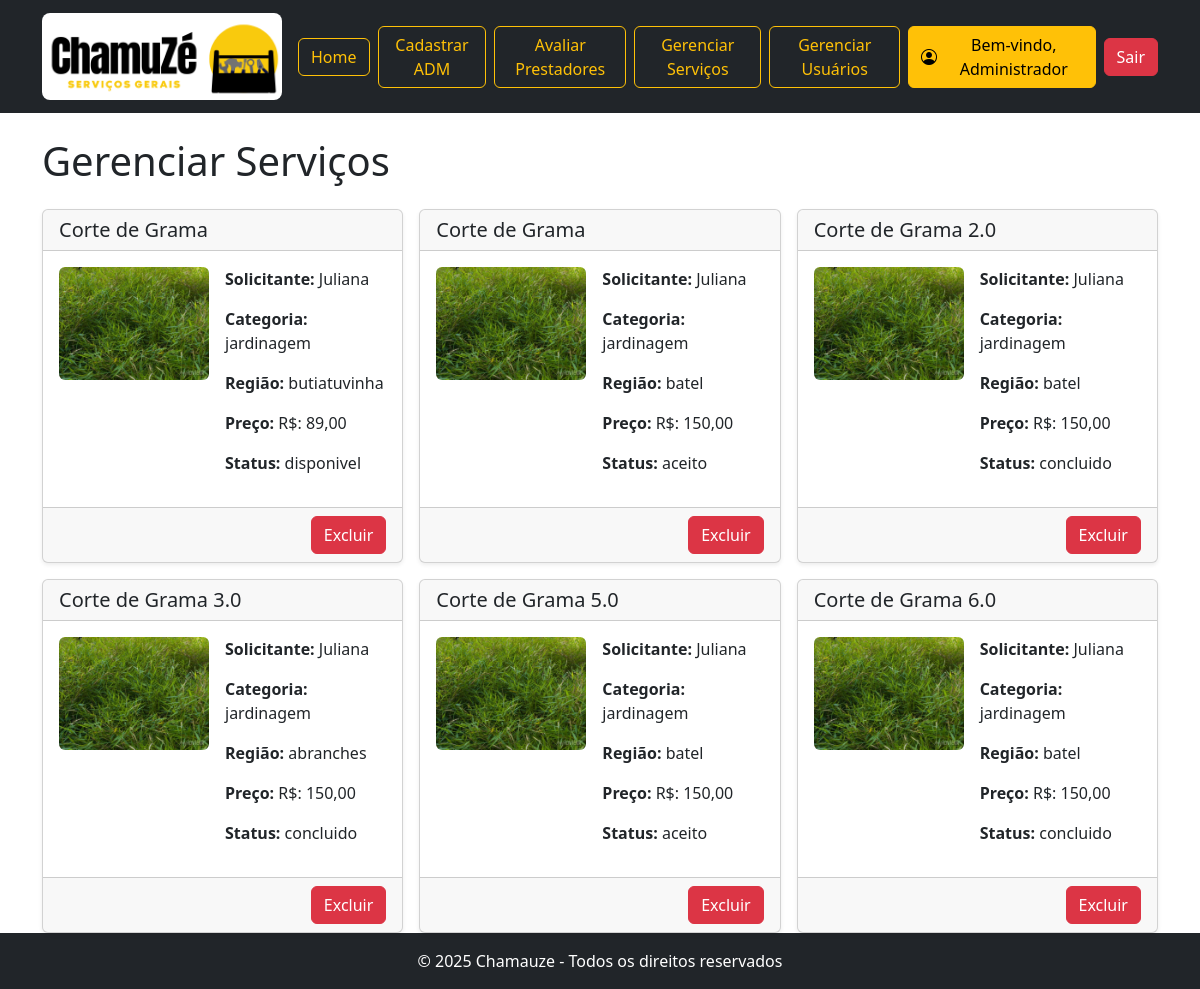
The app's page /administrador/gerenciarServicos.php (signed in) with its own data.
### tables this page shows
CREATE TABLE `servico` (
  `id_servico` int(11) NOT NULL AUTO_INCREMENT,
  `descricao` text NOT NULL,
  `titulo` varchar(255) NOT NULL,
  `img_servico` varchar(255) NOT NULL,
  `categoria` varchar(255) NOT NULL,
  `status_servico` enum('disponivel','aceito','concluido') DEFAULT 'disponivel',
  `local_servico` varchar(100) NOT NULL,
  `preco` decimal(10,2) NOT NULL,
  `id_solicitante` int(11) DEFAULT NULL,
  `id_prestador` int(11) DEFAULT NULL,
  PRIMARY KEY (`id_servico`),
  KEY `id_solicitante` (`id_solicitante`),
  KEY `id_prestador` (`id_prestador`),
  CONSTRAINT `servico_ibfk_1` FOREIGN KEY (`id_solicitante`) REFERENCES `solicitante` (`id_solicitante`),
  CONSTRAINT `servico_ibfk_2` FOREIGN KEY (`id_prestador`) REFERENCES `prestador` (`id_prestador`) ON DELETE CASCADE
);

CREATE TABLE `usuario` (
  `id_usuario` int(11) NOT NULL AUTO_INCREMENT,
  `nome` varchar(100) NOT NULL,
  `sobrenome` varchar(150) NOT NULL,
  `email` varchar(150) NOT NULL,
  `senha` varchar(255) NOT NULL,
  `cpf` varchar(11) NOT NULL,
  `telefone` varchar(30) NOT NULL,
  `nacionalidade` varchar(50) NOT NULL,
  `data_nascimento` date NOT NULL,
  `nota_reputacao` decimal(3,2) NOT NULL,
  `genero` enum('F','M','O') NOT NULL,
  `tipo_perfil` enum('administrador','prestador','solicitante') NOT NULL,
  PRIMARY KEY (`id_usuario`)
);

### config/conexao.php (called while the page is built)
<?php
if (!function_exists('conectaDB')) {
    function conectaDB()
    {
        static $conexao = null;
        if ($conexao === null) {
            $host = 'localhost:3306';
            $db_name = 'chamuze';
            $user_name = 'root';
            $password = '';
            try {
                $conexao = new mysqli($host, $user_name, $password, $db_name);
            } catch (mysqli_sql_exception $e) {
                $erro = "../config/erro_db.php";
                if (!headers_sent()) {
                    header("Location: $erro");
                    $_POST['erro'] = $conexao->connect_error;
                    exit;
                } else {
                    echo "<script>window.location.href='$erro';</script>";
                    $_POST['erro'] = $conexao->connect_error;
                    exit;
                }
            }
        }
        return $conexao;
    }
}

### classes/Servico.php (called while the page is built, shortened)
<?php
class Servico
{
    private $conexao;
    public function __construct()
    {
        include __DIR__ . '/../config/conexao.php';
        $this->conexao = conectaDB();
    }
    public function buscarTodos()
    {
        $sql = "SELECT * FROM servico";
        $stmt = $this->conexao->prepare($sql);
        $stmt->execute();
        $result = $stmt->get_result();
        return $result->fetch_all(MYSQLI_ASSOC);
    }
}
?>

### classes/Usuario.php (called while the page is built, shortened)
<?php
class Usuario
{
    private $connection;
    public function __construct()
    {
        include __DIR__ . '/../config/conexao.php';
        $this->connection = conectaDB();
    }
    public function buscarPorId($tipoUsuario, $id)
    {
        if ($tipoUsuario == "prestador") {
            $sql = "SELECT * FROM usuario LEFT JOIN prestador ON usuario.id_usuario = prestador.id_prestador WHERE tipo_perfil = ? AND id_usuario = ?";
            $stmt = $this->connection->prepare($sql);
            $stmt->bind_param("si", $tipoUsuario, $id);
            $stmt->execute();
            $result = $stmt->get_result();
            return $result->fetch_assoc();
        } else {
            $sql = "SELECT * FROM usuario WHERE id_usuario = ?";
            $stmt = $this->connection->prepare($sql);
            $stmt->bind_param("i", $id);
            $stmt->execute();
            $result = $stmt->get_result();
            return $result->fetch_assoc();
        }
    }
}
?>

### administrador/gerenciarServicos.php (the view, shortened to what this page needs)
<?php
include "../classes/Servico.php";
include "../classes/Usuario.php";
$servico = new Servico();
    $servicos = $servico->buscarTodos();
    $usuarioObj = new Usuario();
?>
<!DOCTYPE html>
<html lang="pt-br">
<head>
    <link rel="stylesheet" href="https://cdn.jsdelivr.net/npm/bootstrap@5.3.3/dist/css/bootstrap.min.css">
    <link rel="stylesheet" href="../assets/css/estilo.css">
</head>
<body class="d-flex flex-column min-vh-100">
    <div class="container ">
        <h1 class="mt-4 mb-4">Gerenciar Serviços</h1>
        <div class="row row-cols-1 row-cols-md-2 row-cols-lg-3 g-3">
            <?php
            foreach ($servicos as $servico):
                $usuario = $usuarioObj->buscarPorId("solicitante", $servico['id_solicitante']);
                ?>
                <div class="col">
                    <div class="card shadow-sm h-100">
                        <div class="card-header d-flex justify-content-between">
                            <h5 class="card-title mb-0"><?= $servico['titulo'] ?></h5>
                        </div>
                        <div class="card-body d-flex">
                            <div class="flex-shrink-0 me-3">
                                <img src="<?= $servico['img_servico'] ?>" class="img-fluid rounded" alt="Imagem do Serviço"
                                    style="max-width: 150px; max-height: 150px; object-fit: cover;">
                            </div>
                            <div class="flex-grow-1">
                                <p><strong>Solicitante:</strong> <?= ($usuario['nome']) ?></p>
                                <p><strong>Categoria:</strong> <?= $servico['categoria'] ?></p>
                                <p><strong>Região:</strong> <?= $servico['local_servico'] ?></p>
                                <p><strong>Preço:</strong> R$: <?= number_format($servico['preco'], 2, ',', '.') ?></p>
                                <p><strong>Status:</strong> <?= $servico['status_servico'] ?></p>
                            </div>
                        </div>
                        <div class="card-footer d-flex flex-wrap justify-content-end gap-2">
                            <form method="POST" action="gerenciarServicos.php" class="d-inline excluir-form">
                                <button type="button" class="btn btn-danger btn-confirmar-exclusao">Excluir</button>
                            </form>
                        </div>
                    </div>
                </div>
            <?php endforeach; ?>
        </div>
    </div>
    <?php include "../footer.php"?>
</body>
</html>

### records on screen
servico: titulo "Corte de Grama", img_servico (picture), usuario.nome "Juliana", categoria "jardinagem", local_servico "butiatuvinha", preco "89,00", status_servico "disponivel"
servico: titulo "Corte de Grama", img_servico (picture), usuario.nome "Juliana", categoria "jardinagem", local_servico "batel", preco "150,00", status_servico "aceito"
servico: titulo "Corte de Grama 2.0", img_servico (picture), usuario.nome "Juliana", categoria "jardinagem", local_servico "batel", preco "150,00", status_servico "concluido"
servico: titulo "Corte de Grama 3.0", img_servico (picture), usuario.nome "Juliana", categoria "jardinagem", local_servico "abranches", preco "150,00", status_servico "concluido"
servico: titulo "Corte de Grama 5.0", img_servico (picture), usuario.nome "Juliana", categoria "jardinagem", local_servico "batel", preco "150,00", status_servico "aceito"
servico: titulo "Corte de Grama 6.0", img_servico (picture), usuario.nome "Juliana", categoria "jardinagem", local_servico "batel", preco "150,00", status_servico "concluido"

### other values on screen
$nomeUsuario "Administrador"
